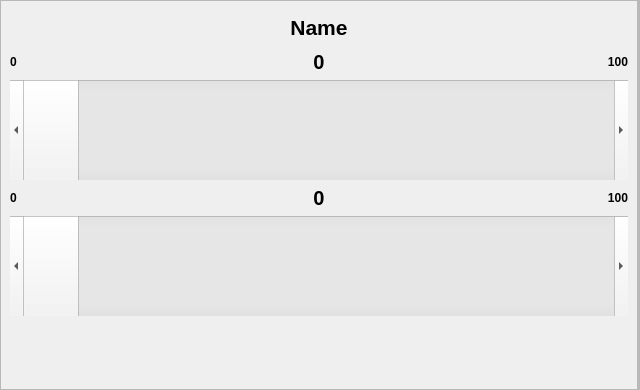
<?xml version="1.0" encoding="UTF-8"?>
<ui version="4.0">
 <class>Form</class>
 <widget class="QWidget" name="Form">
  <property name="geometry">
   <rect>
    <x>0</x>
    <y>0</y>
    <width>640</width>
    <height>390</height>
   </rect>
  </property>
  <property name="minimumSize">
   <size>
    <width>640</width>
    <height>0</height>
   </size>
  </property>
  <property name="maximumSize">
   <size>
    <width>640</width>
    <height>390</height>
   </size>
  </property>
  <property name="windowTitle">
   <string>Form</string>
  </property>
  <layout class="QHBoxLayout" name="horizontalLayout">
   <property name="spacing">
    <number>0</number>
   </property>
   <property name="leftMargin">
    <number>0</number>
   </property>
   <property name="topMargin">
    <number>0</number>
   </property>
   <property name="rightMargin">
    <number>0</number>
   </property>
   <property name="bottomMargin">
    <number>0</number>
   </property>
   <item>
    <widget class="QFrame" name="frame">
     <property name="sizePolicy">
      <sizepolicy hsizetype="MinimumExpanding" vsizetype="Preferred">
       <horstretch>0</horstretch>
       <verstretch>0</verstretch>
      </sizepolicy>
     </property>
     <property name="frameShape">
      <enum>QFrame::StyledPanel</enum>
     </property>
     <property name="frameShadow">
      <enum>QFrame::Raised</enum>
     </property>
     <layout class="QGridLayout" name="gridLayout_2">
      <item row="3" column="0">
       <widget class="QLabel" name="alarmmax_min">
        <property name="font">
         <font>
          <weight>75</weight>
          <bold>true</bold>
         </font>
        </property>
        <property name="text">
         <string>0</string>
        </property>
       </widget>
      </item>
      <item row="3" column="1">
       <widget class="QLabel" name="alarmmax_value">
        <property name="font">
         <font>
          <pointsize>15</pointsize>
          <weight>75</weight>
          <bold>true</bold>
         </font>
        </property>
        <property name="text">
         <string>0</string>
        </property>
        <property name="alignment">
         <set>Qt::AlignCenter</set>
        </property>
       </widget>
      </item>
      <item row="0" column="0" colspan="3">
       <widget class="QLabel" name="label_alarmname">
        <property name="minimumSize">
         <size>
          <width>0</width>
          <height>34</height>
         </size>
        </property>
        <property name="font">
         <font>
          <pointsize>16</pointsize>
          <weight>75</weight>
          <bold>true</bold>
         </font>
        </property>
        <property name="text">
         <string>Name</string>
        </property>
        <property name="alignment">
         <set>Qt::AlignCenter</set>
        </property>
       </widget>
      </item>
      <item row="1" column="1">
       <widget class="QLabel" name="alarmmin_value">
        <property name="font">
         <font>
          <pointsize>15</pointsize>
          <weight>75</weight>
          <bold>true</bold>
         </font>
        </property>
        <property name="text">
         <string>0</string>
        </property>
        <property name="alignment">
         <set>Qt::AlignCenter</set>
        </property>
       </widget>
      </item>
      <item row="2" column="0" colspan="3">
       <widget class="AlarmScrollBar" name="slider_alarmmin">
        <property name="minimumSize">
         <size>
          <width>0</width>
          <height>100</height>
         </size>
        </property>
        <property name="orientation">
         <enum>Qt::Horizontal</enum>
        </property>
       </widget>
      </item>
      <item row="1" column="2">
       <widget class="QLabel" name="alarmmin_max">
        <property name="font">
         <font>
          <weight>75</weight>
          <bold>true</bold>
         </font>
        </property>
        <property name="text">
         <string>100</string>
        </property>
        <property name="alignment">
         <set>Qt::AlignRight|Qt::AlignTrailing|Qt::AlignVCenter</set>
        </property>
       </widget>
      </item>
      <item row="3" column="2">
       <widget class="QLabel" name="alarmmax_max">
        <property name="font">
         <font>
          <weight>75</weight>
          <bold>true</bold>
         </font>
        </property>
        <property name="text">
         <string>100</string>
        </property>
        <property name="alignment">
         <set>Qt::AlignRight|Qt::AlignTrailing|Qt::AlignVCenter</set>
        </property>
       </widget>
      </item>
      <item row="4" column="0" colspan="3">
       <widget class="AlarmScrollBar" name="slider_alarmmax">
        <property name="minimumSize">
         <size>
          <width>0</width>
          <height>100</height>
         </size>
        </property>
        <property name="tracking">
         <bool>true</bool>
        </property>
        <property name="orientation">
         <enum>Qt::Horizontal</enum>
        </property>
        <property name="invertedAppearance">
         <bool>false</bool>
        </property>
       </widget>
      </item>
      <item row="5" column="0" colspan="3">
       <spacer name="verticalSpacer">
        <property name="orientation">
         <enum>Qt::Vertical</enum>
        </property>
        <property name="sizeHint" stdset="0">
         <size>
          <width>20</width>
          <height>40</height>
         </size>
        </property>
       </spacer>
      </item>
      <item row="1" column="0">
       <widget class="QLabel" name="alarmmin_min">
        <property name="font">
         <font>
          <weight>75</weight>
          <bold>true</bold>
         </font>
        </property>
        <property name="text">
         <string>0</string>
        </property>
       </widget>
      </item>
     </layout>
    </widget>
   </item>
   <item>
    <widget class="QFrame" name="frame_2">
     <property name="sizePolicy">
      <sizepolicy hsizetype="Preferred" vsizetype="Preferred">
       <horstretch>0</horstretch>
       <verstretch>0</verstretch>
      </sizepolicy>
     </property>
     <property name="minimumSize">
      <size>
       <width>0</width>
       <height>0</height>
      </size>
     </property>
     <property name="frameShape">
      <enum>QFrame::StyledPanel</enum>
     </property>
     <property name="frameShadow">
      <enum>QFrame::Raised</enum>
     </property>
     <layout class="QGridLayout" name="gridLayout">
      <property name="leftMargin">
       <number>0</number>
      </property>
      <property name="topMargin">
       <number>0</number>
      </property>
      <property name="rightMargin">
       <number>0</number>
      </property>
      <property name="bottomMargin">
       <number>0</number>
      </property>
      <property name="spacing">
       <number>0</number>
      </property>
      <item row="0" column="0">
       <layout class="QGridLayout" name="monitors_layout">
        <property name="spacing">
         <number>0</number>
        </property>
       </layout>
      </item>
     </layout>
    </widget>
   </item>
  </layout>
 </widget>
 <customwidgets>
  <customwidget>
   <class>AlarmScrollBar</class>
   <extends>QScrollBar</extends>
   <header>alarms/alarms</header>
  </customwidget>
 </customwidgets>
 <resources/>
 <connections/>
</ui>
